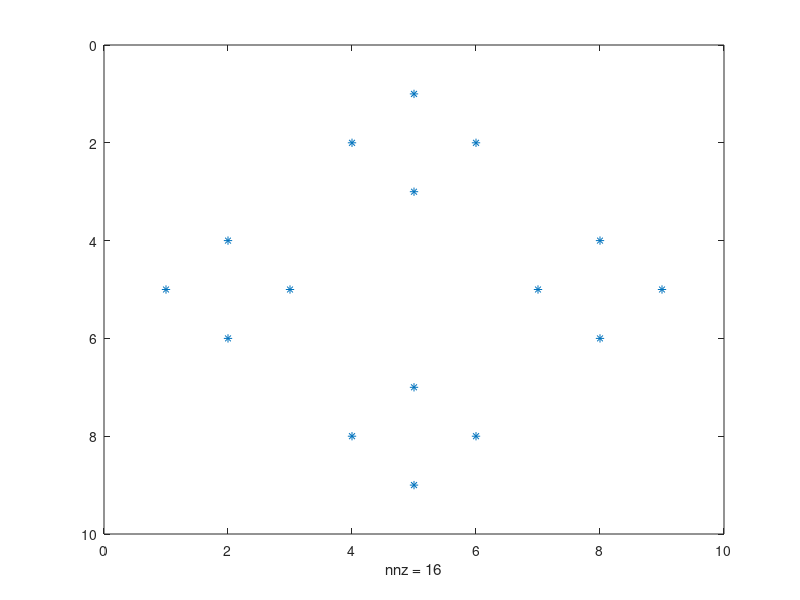

This chart was generated by the following MATLAB code:


clear ;

nx = 3;
ny = 3 ;
ng = nx * ny ;
q =  (1:ng)';

a = zeros(ng,1) ;
b = zeros(ng,1) ;
c = zeros(ng,1) ;
d = zeros(ng,1) ;

 iq = 1 ./q ; 
for i = 1:ng

    point0 = i ; 
    point1 = point0 +1 ;
    point2 = point1 + nx ;
    point3 = point0 + nx ;
    point4 = point3-1;
    point5 = point0-1;
    point6  = point5-nx ;
    point7 = point0 - nx ;
    point8 = point1 - nx ; 

    % 左下角
    if i==1
        d(i) = iq(point2);
        % c(i) = q(point4);
        % b(i) = q(point8);
        % a(i) = q(point6);
     
    % 下边
    elseif i>1 && i<nx
        d(i) = iq(point2);
        c(i) = iq(point4);
        % b(i) = q(point8);
        % a(i) = q(point6);
        
    % 右下角
    elseif i==nx
        % d(i) = q(point2);
        c(i) = iq(point4);
        % b(i) = q(point8);
        % a(i) = q(point6);
        
    % 左边
    elseif mod(i,nx)==1 && i>nx && i< ng-nx+1
        d(i) = iq(point2);
        % c(i) = q(point4);
        b(i) = iq(point8);
        % a(i) = q(point6);
         
    % 右边
    elseif mod(i,nx)==0 && i>nx && i< ng
        % d(i) = q(point2);
        c(i) = iq(point4);
        % b(i) = q(point8);
        a(i) = iq(point6);
    
    %左上角
elseif i==ng-nx+1
        % d(i) = q(point2);
        % c(i) = q(point4);
        b(i) = iq(point8);
        % a(i) = q(point6);
        
    % 上边
    elseif i>ng-nx+1 && i < ng
        % d(i) = q(point2);
        % c(i) = q(point4);
        b(i) = iq(point8);
        a(i) = iq(point6);
    
    % 右上
    elseif i==ng
        % d(i) = q(point2);
        % c(i) = q(point4);
        % b(i) = q(point8);
        a(i) = iq(point6);

    else 
        d(i) = iq(point2);
        c(i) = iq(point4);
        b(i) = iq(point8);
        a(i) = iq(point6);
    end

end


ns = ng - (nx+1);
nl = ng - (nx-1);

s =diag(a(end-ns+1:end) , -(nx+1)) - diag(b(end-nl+1:end),-(nx-1)) ...
- diag(c(1:nl),nx-1) + diag(d(1:ns),nx+1);

s  = s / 4

spy(s)